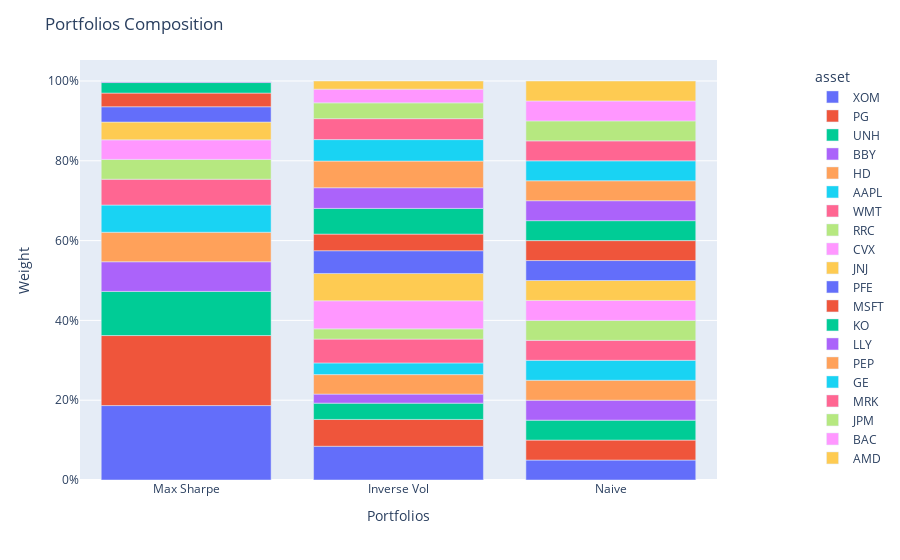

Notebook source saved alongside this figure:
### Code cell
population = Population([pred_model, pred_bench, pred_naive])
population.plot_composition()

### Figure 1 — Plotly figure (JSON) as saved in the notebook; plotly's stock layout.template omitted (floating-point values rounded to 4 significant figures)
{"data": [{"alignmentgroup": "True", "hovertemplate": "asset=XOM<br>index=%{x}<br>value=%{y}<extra></extra>", "legendgroup": "XOM", "marker": {"color": "#636efa", "pattern": {"shape": ""}}, "name": "XOM", "offsetgroup": "XOM", "orientation": "v", "showlegend": true, "textposition": "auto", "type": "bar", "x": ["Max Sharpe", "Inverse Vol", "Naive"], "xaxis": "x", "y": [0.1865, 0.08458, 0.05], "yaxis": "y"}, {"alignmentgroup": "True", "hovertemplate": "asset=PG<br>index=%{x}<br>value=%{y}<extra></extra>", "legendgroup": "PG", "marker": {"color": "#EF553B", "pattern": {"shape": ""}}, "name": "PG", "offsetgroup": "PG", "orientation": "v", "showlegend": true, "textposition": "auto", "type": "bar", "x": ["Max Sharpe", "Inverse Vol", "Naive"], "xaxis": "x", "y": [0.1755, 0.06723, 0.05], "yaxis": "y"}, {"alignmentgroup": "True", "hovertemplate": "asset=UNH<br>index=%{x}<br>value=%{y}<extra></extra>", "legendgroup": "UNH", "marker": {"color": "#00cc96", "pattern": {"shape": ""}}, "name": "UNH", "offsetgroup": "UNH", "orientation": "v", "showlegend": true, "textposition": "auto", "type": "bar", "x": ["Max Sharpe", "Inverse Vol", "Naive"], "xaxis": "x", "y": [0.1106, 0.04083, 0.05], "yaxis": "y"}, {"alignmentgroup": "True", "hovertemplate": "asset=BBY<br>index=%{x}<br>value=%{y}<extra></extra>", "legendgroup": "BBY", "marker": {"color": "#ab63fa", "pattern": {"shape": ""}}, "name": "BBY", "offsetgroup": "BBY", "orientation": "v", "showlegend": true, "textposition": "auto", "type": "bar", "x": ["Max Sharpe", "Inverse Vol", "Naive"], "xaxis": "x", "y": [0.07439, 0.02265, 0.05], "yaxis": "y"}, {"alignmentgroup": "True", "hovertemplate": "asset=HD<br>index=%{x}<br>value=%{y}<extra></extra>", "legendgroup": "HD", "marker": {"color": "#FFA15A", "pattern": {"shape": ""}}, "name": "HD", "offsetgroup": "HD", "orientation": "v", "showlegend": true, "textposition": "auto", "type": "bar", "x": ["Max Sharpe", "Inverse Vol", "Naive"], "xaxis": "x", "y": [0.07392, 0.04886, 0.05], "yaxis": "y"}, {"alignmentgroup": "True", "hovertemplate": "asset=AAPL<br>index=%{x}<br>value=%{y}<extra></extra>", "legendgroup": "AAPL", "marker": {"color": "#19d3f3", "pattern": {"shape": ""}}, "name": "AAPL", "offsetgroup": "AAPL", "orientation": "v", "showlegend": true, "textposition": "auto", "type": "bar", "x": ["Max Sharpe", "Inverse Vol", "Naive"], "xaxis": "x", "y": [0.06817, 0.02927, 0.05], "yaxis": "y"}, {"alignmentgroup": "True", "hovertemplate": "asset=WMT<br>index=%{x}<br>value=%{y}<extra></extra>", "legendgroup": "WMT", "marker": {"color": "#FF6692", "pattern": {"shape": ""}}, "name": "WMT", "offsetgroup": "WMT", "orientation": "v", "showlegend": true, "textposition": "auto", "type": "bar", "x": ["Max Sharpe", "Inverse Vol", "Naive"], "xaxis": "x", "y": [0.06481, 0.05971, 0.05], "yaxis": "y"}, {"alignmentgroup": "True", "hovertemplate": "asset=RRC<br>index=%{x}<br>value=%{y}<extra></extra>", "legendgroup": "RRC", "marker": {"color": "#B6E880", "pattern": {"shape": ""}}, "name": "RRC", "offsetgroup": "RRC", "orientation": "v", "showlegend": true, "textposition": "auto", "type": "bar", "x": ["Max Sharpe", "Inverse Vol", "Naive"], "xaxis": "x", "y": [0.04965, 0.02567, 0.05], "yaxis": "y"}, {"alignmentgroup": "True", "hovertemplate": "asset=CVX<br>index=%{x}<br>value=%{y}<extra></extra>", "legendgroup": "CVX", "marker": {"color": "#FF97FF", "pattern": {"shape": ""}}, "name": "CVX", "offsetgroup": "CVX", "orientation": "v", "showlegend": true, "textposition": "auto", "type": "bar", "x": ["Max Sharpe", "Inverse Vol", "Naive"], "xaxis": "x", "y": [0.04899, 0.07036, 0.05], "yaxis": "y"}, {"alignmentgroup": "True", "hovertemplate": "asset=JNJ<br>index=%{x}<br>value=%{y}<extra></extra>", "legendgroup": "JNJ", "marker": {"color": "#FECB52", "pattern": {"shape": ""}}, "name": "JNJ", "offsetgroup": "JNJ", "orientation": "v", "showlegend": true, "textposition": "auto", "type": "bar", "x": ["Max Sharpe", "Inverse Vol", "Naive"], "xaxis": "x", "y": [0.04455, 0.06846, 0.05], "yaxis": "y"}, {"alignmentgroup": "True", "hovertemplate": "asset=PFE<br>index=%{x}<br>value=%{y}<extra></extra>", "legendgroup": "PFE", "marker": {"color": "#636efa", "pattern": {"shape": ""}}, "name": "PFE", "offsetgroup": "PFE", "orientation": "v", "showlegend": true, "textposition": "auto", "type": "bar", "x": ["Max Sharpe", "Inverse Vol", "Naive"], "xaxis": "x", "y": [0.03835, 0.05706, 0.05], "yaxis": "y"}, {"alignmentgroup": "True", "hovertemplate": "asset=MSFT<br>index=%{x}<br>value=%{y}<extra></extra>", "legendgroup": "MSFT", "marker": {"color": "#EF553B", "pattern": {"shape": ""}}, "name": "MSFT", "offsetgroup": "MSFT", "orientation": "v", "showlegend": true, "textposition": "auto", "type": "bar", "x": ["Max Sharpe", "Inverse Vol", "Naive"], "xaxis": "x", "y": [0.03427, 0.04156, 0.05], "yaxis": "y"}, {"alignmentgroup": "True", "hovertemplate": "asset=KO<br>index=%{x}<br>value=%{y}<extra></extra>", "legendgroup": "KO", "marker": {"color": "#00cc96", "pattern": {"shape": ""}}, "name": "KO", "offsetgroup": "KO", "orientation": "v", "showlegend": true, "textposition": "auto", "type": "bar", "x": ["Max Sharpe", "Inverse Vol", "Naive"], "xaxis": "x", "y": [0.02638, 0.06451, 0.05], "yaxis": "y"}, {"alignmentgroup": "True", "hovertemplate": "asset=LLY<br>index=%{x}<br>value=%{y}<extra></extra>", "legendgroup": "LLY", "marker": {"color": "#ab63fa", "pattern": {"shape": ""}}, "name": "LLY", "offsetgroup": "LLY", "orientation": "v", "showlegend": true, "textposition": "auto", "type": "bar", "x": ["Max Sharpe", "Inverse Vol", "Naive"], "xaxis": "x", "y": [0.003904, 0.05177, 0.05], "yaxis": "y"}, {"alignmentgroup": "True", "hovertemplate": "asset=PEP<br>index=%{x}<br>value=%{y}<extra></extra>", "legendgroup": "PEP", "marker": {"color": "#FFA15A", "pattern": {"shape": ""}}, "name": "PEP", "offsetgroup": "PEP", "orientation": "v", "showlegend": true, "textposition": "auto", "type": "bar", "x": ["Max Sharpe", "Inverse Vol", "Naive"], "xaxis": "x", "y": [0, 0.06681, 0.05], "yaxis": "y"}, {"alignmentgroup": "True", "hovertemplate": "asset=GE<br>index=%{x}<br>value=%{y}<extra></extra>", "legendgroup": "GE", "marker": {"color": "#19d3f3", "pattern": {"shape": ""}}, "name": "GE", "offsetgroup": "GE", "orientation": "v", "showlegend": true, "textposition": "auto", "type": "bar", "x": ["Max Sharpe", "Inverse Vol", "Naive"], "xaxis": "x", "y": [0, 0.05383, 0.05], "yaxis": "y"}, {"alignmentgroup": "True", "hovertemplate": "asset=MRK<br>index=%{x}<br>value=%{y}<extra></extra>", "legendgroup": "MRK", "marker": {"color": "#FF6692", "pattern": {"shape": ""}}, "name": "MRK", "offsetgroup": "MRK", "orientation": "v", "showlegend": true, "textposition": "auto", "type": "bar", "x": ["Max Sharpe", "Inverse Vol", "Naive"], "xaxis": "x", "y": [0, 0.05253, 0.05], "yaxis": "y"}, {"alignmentgroup": "True", "hovertemplate": "asset=JPM<br>index=%{x}<br>value=%{y}<extra></extra>", "legendgroup": "JPM", "marker": {"color": "#B6E880", "pattern": {"shape": ""}}, "name": "JPM", "offsetgroup": "JPM", "orientation": "v", "showlegend": true, "textposition": "auto", "type": "bar", "x": ["Max Sharpe", "Inverse Vol", "Naive"], "xaxis": "x", "y": [0, 0.03955, 0.05], "yaxis": "y"}, {"alignmentgroup": "True", "hovertemplate": "asset=BAC<br>index=%{x}<br>value=%{y}<extra></extra>", "legendgroup": "BAC", "marker": {"color": "#FF97FF", "pattern": {"shape": ""}}, "name": "BAC", "offsetgroup": "BAC", "orientation": "v", "showlegend": true, "textposition": "auto", "type": "bar", "x": ["Max Sharpe", "Inverse Vol", "Naive"], "xaxis": "x", "y": [0, 0.0343, 0.05], "yaxis": "y"}, {"alignmentgroup": "True", "hovertemplate": "asset=AMD<br>index=%{x}<br>value=%{y}<extra></extra>", "legendgroup": "AMD", "marker": {"color": "#FECB52", "pattern": {"shape": ""}}, "name": "AMD", "offsetgroup": "AMD", "orientation": "v", "showlegend": true, "textposition": "auto", "type": "bar", "x": ["Max Sharpe", "Inverse Vol", "Naive"], "xaxis": "x", "y": [0, 0.02046, 0.05], "yaxis": "y"}], "layout": {"barmode": "relative", "legend": {"title": {"text": "asset"}, "tracegroupgap": 0, "x": 1.15, "xanchor": "left", "y": 0.99, "yanchor": "top"}, "margin": {"t": 60}, "title": {"text": "Portfolios Composition"}, "xaxis": {"anchor": "y", "domain": [0, 1], "title": {"text": "Portfolios"}}, "yaxis": {"anchor": "x", "domain": [0, 1], "tickformat": ",.0%", "title": {"text": "Weight"}}}}
